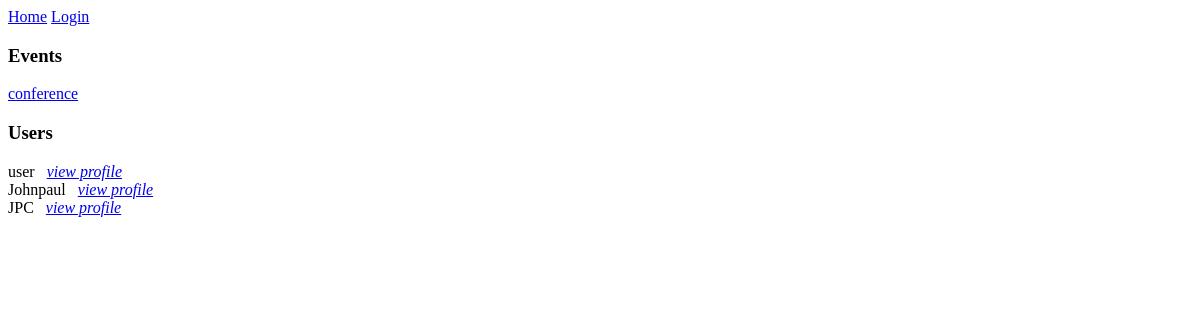
The app's page /, older data.
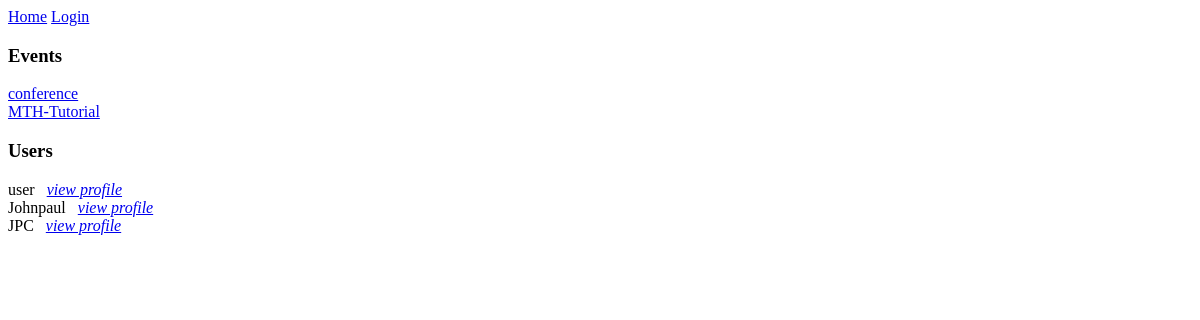
The same page, newer data.
### core/models.py (models this page shows, shortened)
class Event(models.Model):
    name = models.CharField(max_length=200)
    description = models.TextField( null=True, blank=True)
    participants = models.ManyToManyField(User, blank=True, related_name='events')
    date = models.DateTimeField()
    updated = models.DateTimeField(auto_now=True)
    created = models.DateTimeField(auto_now_add=True)
    def get_absolute_url(self):
        return reverse('event', args=[self.id])

### users/models.py (models this page shows, shortened)
class User(AbstractUser):
    username = models.CharField(max_length=100, null=True, blank=True)
    name = models.CharField(max_length=100)
    email = models.EmailField(unique=True)
    bio = models.TextField(null= True, blank=True)
    hackthon_participant = models.BooleanField(default=True, null=False)
    USERNAME_FIELD = 'email' #makes username exempted
    REQUIRED_FIELDS = ['username']    #a must use when you use USERNAME_FIELD

### core/views.py (the view, shortened to what this page needs)
# urls.py: path('', IndexView.as_view(), name='index'),
class IndexView(View):
    def get(self, request):
        users = get_user_model()
        Users = users.objects.filter(hackthon_participant=True)
        events = Event.objects.all()
        context = {
            'users':Users,
            'events': events
        }
        return render(request, 'core/index.html', context)

### templates/core/index.html (shortened to what this page needs)
{% extends 'base.html' %}
{% block content %}
    <section>
        <h3>Events</h3>
        <div class="event-list">
            {% for event in events %}
                <div>
                <a href="{{event.get_absolute_url}}">{{event.name}}</a>
                </div>
            {% endfor %}
        </div>
    </section>
    <section>
        <h3>Users</h3>
        <div class="users-list">
            {% for user in users %}
                <div>
                {{user.name}} &nbsp;
                 <a href="{% url 'user-profile' user.id %}"><i>view profile</i></a>
                </div>
            {% endfor %}
        </div>
    </section>
{% endblock content %}

### templates/base.html (shortened to what this page needs)
<!DOCTYPE html>
<html lang="en">
<head>
</head>
<body>
    {% include 'partials/navbar.html' %}
    {% block content %}
    {% endblock content %}
</body>
</html>

### templates/partials/navbar.html
<nav>
    <a href="/">Home</a>
    {% if request.user.is_authenticated %}
    <a href="{% url 'account' %}">My Account</a>
    <a href="#">Logout</a>
    {% else %}
    <a href="#">Login</a>
    {% endif %}
</nav>

Row changes from the older to the newer data that the page shows:
added Event: name "MTH-Tutorial"
